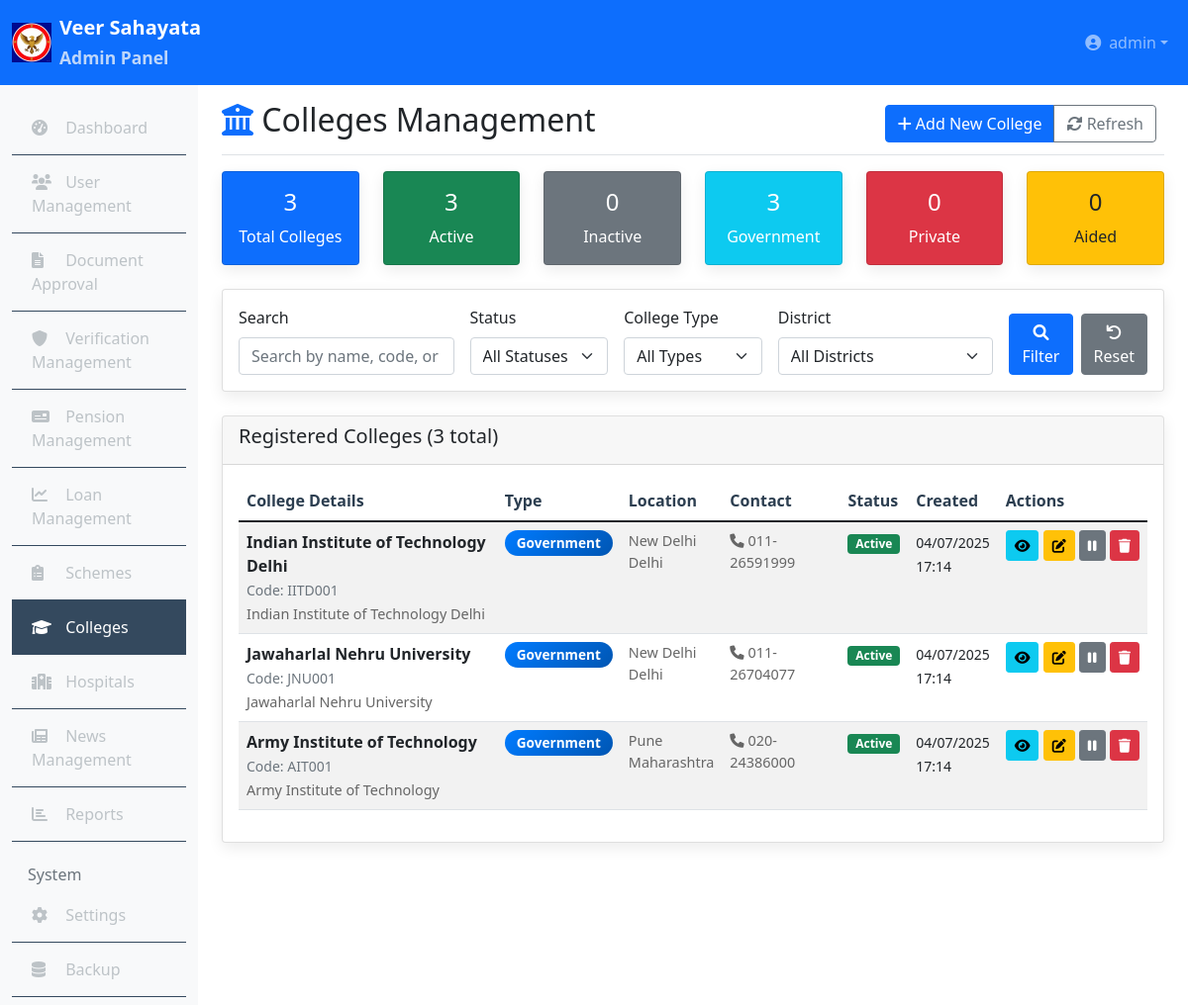
/admin/colleges.php (signed in), run on the app's committed database.
### tables this page shows
CREATE TABLE colleges (
    id INT PRIMARY KEY AUTO_INCREMENT,
    college_name VARCHAR(200) NOT NULL,
    college_code VARCHAR(20) UNIQUE NOT NULL,
    college_type ENUM('Government', 'Private', 'Aided') NOT NULL,
    university_name VARCHAR(200),
    state VARCHAR(50),
    district VARCHAR(50),
    address TEXT,
    contact_number VARCHAR(15),
    email VARCHAR(100),
    website VARCHAR(200),
    principal_name VARCHAR(100),
    established_year YEAR,
    courses_offered TEXT,
    defence_quota_seats INT,
    scholarship_info TEXT,
    admission_process TEXT,
    status ENUM('active', 'inactive') DEFAULT 'active',
    created_at TIMESTAMP DEFAULT CURRENT_TIMESTAMP,
    updated_at TIMESTAMP DEFAULT CURRENT_TIMESTAMP ON UPDATE CURRENT_TIMESTAMP,
    
    INDEX idx_college_code (college_code),
    INDEX idx_state (state),
    INDEX idx_type (college_type),
    INDEX idx_status (status)
);

### admin/colleges.php (the view, shortened to what this page needs)
<?php
require_once '../config/database.php';
$search = $_GET['search'] ?? '';
$page = max(1, intval($_GET['page'] ?? 1));
$limit = 10;
$offset = ($page - 1) * $limit;
$sql = "SELECT * FROM colleges WHERE 1=1";
$params = [];
$sql .= " ORDER BY created_at DESC LIMIT $limit OFFSET $offset";
$stmt = $pdo->prepare($sql);
$stmt->execute($params);
$colleges = $stmt->fetchAll();
$countSql = str_replace("SELECT *", "SELECT COUNT(*)", explode("ORDER BY", $sql)[0]);
$stmt = $pdo->prepare($countSql);
$stmt->execute($params);
$totalColleges = $stmt->fetchColumn();
$stats = [
    'total' => $pdo->query("SELECT COUNT(*) FROM colleges")->fetchColumn(),
    'active' => $pdo->query("SELECT COUNT(*) FROM colleges WHERE status = 'active'")->fetchColumn(),
    'inactive' => $pdo->query("SELECT COUNT(*) FROM colleges WHERE status = 'inactive'")->fetchColumn(),
    'government' => $pdo->query("SELECT COUNT(*) FROM colleges WHERE college_type = 'Government'")->fetchColumn(),
    'private' => $pdo->query("SELECT COUNT(*) FROM colleges WHERE college_type = 'Private'")->fetchColumn(),
    'aided' => $pdo->query("SELECT COUNT(*) FROM colleges WHERE college_type = 'Aided'")->fetchColumn()
];
?>
<!DOCTYPE html>
<html lang="en">
<head>
    <link rel="stylesheet" href="../assets/css/style.css">
    <link href="https://cdnjs.cloudflare.com/ajax/libs/font-awesome/6.0.0/css/all.min.css" rel="stylesheet">
    <link href="https://cdn.jsdelivr.net/npm/bootstrap@5.1.3/dist/css/bootstrap.min.css" rel="stylesheet">
</head>
<body>
    <?php include '../includes/admin_header.php'; ?>
    <div class="container-fluid">
        <div class="row">
            <?php include '../includes/admin_sidebar.php'; ?>
            <main class="col-md-9 ms-sm-auto col-lg-10 px-md-4">
                <div class="d-flex justify-content-between flex-wrap flex-md-nowrap align-items-center pt-3 pb-2 mb-3 border-bottom">
                    <h1 class="h2"><i class="fas fa-university text-primary"></i> Colleges Management</h1>
                    <div class="btn-toolbar mb-2 mb-md-0">
                        <div class="btn-group me-2">
                            <button class="btn btn-primary" data-bs-toggle="modal" data-bs-target="#addCollegeModal">
                                <i class="fas fa-plus"></i> Add New College
                            </button>
                            <button class="btn btn-outline-secondary" onclick="refreshPage()">
                                <i class="fas fa-sync-alt"></i> Refresh
                            </button>
                        </div>
                    </div>
                </div>
                <div class="row mb-4">
                    <div class="col-md-2">
                        <div class="card bg-primary text-white">
                            <div class="card-body text-center">
                                <h4><?php echo $stats['total']; ?></h4>
                                <p class="mb-0">Total Colleges</p>
                            </div>
                        </div>
                    </div>
                    <div class="col-md-2">
                        <div class="card bg-success text-white">
                            <div class="card-body text-center">
                                <h4><?php echo $stats['active']; ?></h4>
                                <p class="mb-0">Active</p>
                            </div>
                        </div>
                    </div>
                    <div class="col-md-2">
                        <div class="card bg-secondary text-white">
                            <div class="card-body text-center">
                                <h4><?php echo $stats['inactive']; ?></h4>
                                <p class="mb-0">Inactive</p>
                            </div>
                        </div>
                    </div>
                    <div class="col-md-2">
                        <div class="card bg-info text-white">
                            <div class="card-body text-center">
                                <h4><?php echo $stats['government']; ?></h4>
                                <p class="mb-0">Government</p>
                            </div>
                        </div>
                    </div>
                    <div class="col-md-2">
                        <div class="card bg-danger text-white">
                            <div class="card-body text-center">
                                <h4><?php echo $stats['private']; ?></h4>
                                <p class="mb-0">Private</p>
                            </div>
                        </div>
                    </div>
                    <div class="col-md-2">
                        <div class="card bg-warning text-dark">
                            <div class="card-body text-center">
                                <h4><?php echo $stats['aided']; ?></h4>
                                <p class="mb-0">Aided</p>
                            </div>
                        </div>
                    </div>
                </div>
                <div class="card mb-4">
                    <div class="card-body">
                        <form method="GET" class="row g-3">
                            <div class="col-md-3">
                                <label for="search" class="form-label">Search</label>
                                <input type="text" class="form-control" id="search" name="search"
                                       value="<?php echo htmlspecialchars($search); ?>"
                                       placeholder="Search by name, code, or address...">
                            </div>
                            <div class="col-md-2">
                                <label for="status" class="form-label">Status</label>
                                <select class="form-select" id="status" name="status">
                                    <option value="">All Statuses</option>
                                </select>
                            </div>
                            <div class="col-md-2">
                                <label for="college_type" class="form-label">College Type</label>
                                <select class="form-select" id="college_type" name="college_type">
                                    <option value="">All Types</option>
                                </select>
                            </div>
                            <div class="col-md-3">
                                <label for="district" class="form-label">District</label>
                                <select class="form-select" id="district" name="district">
                                    <option value="">All Districts</option>
                                </select>
                            </div>
                            <div class="col-md-2 d-flex align-items-end">
                                <button type="submit" class="btn btn-primary me-2">
                                    <i class="fas fa-search"></i> Filter
                                </button>
                                <a href="colleges.php" class="btn btn-secondary">
                                    <i class="fas fa-undo"></i> Reset
                                </a>
                            </div>
                        </form>
                    </div>
                </div>
                <div class="card">
                    <div class="card-header">
                        <h5>Registered Colleges (<?php echo $totalColleges; ?> total)</h5>
                    </div>
                    <div class="card-body">
                        <?php if (!empty($colleges)): ?>
                        <div class="table-responsive">
                            <table class="table table-striped table-hover">
                                <thead>
                                    <tr>
                                        <th>College Details</th>
                                        <th>Type</th>
                                        <th>Location</th>
                                        <th>Contact</th>
                                        <th>Status</th>
                                        <th>Created</th>
                                        <th>Actions</th>
                                    </tr>
                                </thead>
                                <tbody>
                                    <?php foreach ($colleges as $college): ?>
                                    <tr>
                                        <td>
                                            <div>
                                                <strong><?php echo htmlspecialchars($college['college_name']); ?></strong><br>
                                                <small class="text-muted">Code: <?php echo htmlspecialchars($college['college_code']); ?></small><br>
                                                <?php if ($college['university_name']): ?>
                                                <small class="college-info"><?php echo htmlspecialchars($college['university_name']); ?></small>
                                                <?php endif; ?>
                                            </div>
                                        </td>
                                        <td>
                                            <span class="badge status-badge college-type-<?php echo strtolower($college['college_type']); ?>">
                                                <?php echo $college['college_type']; ?>
                                            </span>
                                        </td>
                                        <td>
                                            <div class="college-info">
                                                <?php if ($college['district']): ?>
                                                    <?php echo htmlspecialchars($college['district']); ?><br>
                                                <?php endif; ?>
                                                <?php if ($college['state']): ?>
                                                    <?php echo htmlspecialchars($college['state']); ?>
                                                <?php endif; ?>
                                            </div>
                                        </td>
                                        <td>
                                            <div class="college-info">
                                                <?php if ($college['contact_number']): ?>
                                                    <i class="fas fa-phone"></i> <?php echo htmlspecialchars($college['contact_number']); ?><br>
                                                <?php endif; ?>
                                            </div>
                                        </td>
                                        <td>
                                            <span class="badge bg-<?php echo $college['status'] == 'active' ? 'success' : 'secondary'; ?>">
                                                <?php echo ucfirst($college['status']); ?>
                                            </span>
                                        </td>
                                        <td>
                                            <small>
                                                <?php echo date('d/m/Y', strtotime($college['created_at'])); ?><br>
                                                <?php echo date('H:i', strtotime($college['created_at'])); ?>
                                            </small>
                                        </td>
                                        <td>
                                            <div class="college-actions">
                                                <button class="btn btn-sm btn-info" onclick="viewCollege('<?php echo $college['id']; ?>')" title="View Details">
                                                    <i class="fas fa-eye"></i>
                                                </button>
                                                <button class="btn btn-sm btn-warning" onclick="editCollege('<?php echo $college['id']; ?>')" title="Edit">
                                                    <i class="fas fa-edit"></i>
                                                </button>
                                                <button class="btn btn-sm btn-<?php echo $college['status'] == 'active' ? 'secondary' : 'success'; ?>"
                                                        onclick="toggleStatus('<?php echo $college['id']; ?>')"
                                                        title="<?php echo $college['status'] == 'active' ? 'Deactivate' : 'Activate'; ?>">
                                                    <i class="fas fa-<?php echo $college['status'] == 'active' ? 'pause' : 'play'; ?>"></i>
                                                </button>
                                                <button class="btn btn-sm btn-danger" onclick="deleteCollege('<?php echo $college['id']; ?>')" title="Delete">
                                                    <i class="fas fa-trash"></i>
                                                </button>
                                            </div>
                                        </td>
                                    </tr>
                                    <?php endforeach; ?>
                                </tbody>
                            </table>
                        </div>
                        <?php endif; ?>
                    </div>
                </div>
            </main>
        </div>
    </div>
</body>
</html>

### data on the page
colleges: college_name "Indian Institute of Technology Delhi", college_code "IITD001", university_name "Indian Institute of Technology Delhi", college_type "Government", district "New Delhi", state "Delhi", contact_number "011-26591999", status "Active", created_at "04/07/2025", created_at "17:14"
colleges: college_name "Jawaharlal Nehru University", college_code "JNU001", university_name "Jawaharlal Nehru University", college_type "Government", district "New Delhi", state "Delhi", contact_number "011-26704077", status "Active", created_at "04/07/2025", created_at "17:14"
colleges: college_name "Army Institute of Technology", college_code "AIT001", university_name "Army Institute of Technology", college_type "Government", district "Pune", state "Maharashtra", contact_number "020-24386000", status "Active", created_at "04/07/2025", created_at "17:14"

### other printed values
$_SESSION['username'] "admin"
$stats['total'] "3"
$stats['active'] "3"
$stats['inactive'] "0"
$stats['government'] "3"
$stats['private'] "0"
$stats['aided'] "0"
$totalColleges "3"
